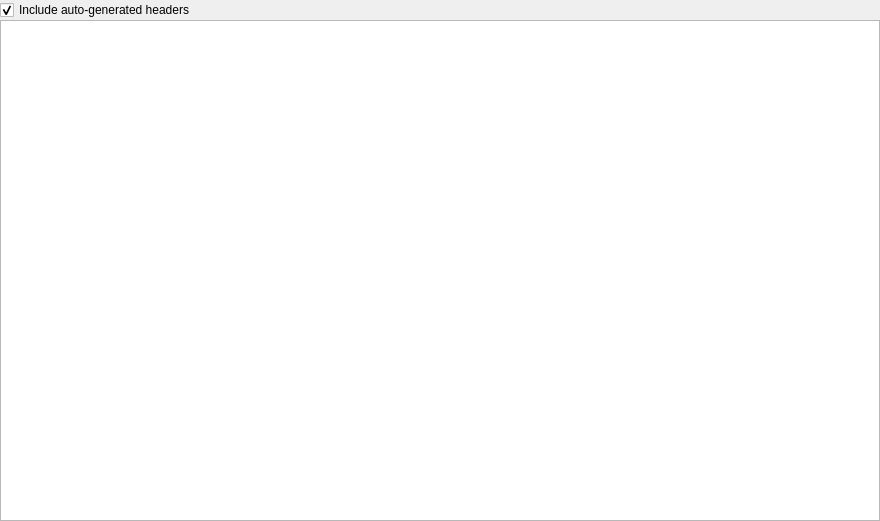
<?xml version="1.0" encoding="UTF-8"?>
<ui version="4.0">
 <class>RequestHeadersForm</class>
 <widget class="QWidget" name="form">
  <property name="geometry">
   <rect>
    <x>0</x>
    <y>0</y>
    <width>880</width>
    <height>521</height>
   </rect>
  </property>
  <layout class="QHBoxLayout" name="horizontalLayout">
   <property name="spacing">
    <number>0</number>
   </property>
   <property name="leftMargin">
    <number>0</number>
   </property>
   <property name="topMargin">
    <number>0</number>
   </property>
   <property name="rightMargin">
    <number>0</number>
   </property>
   <property name="bottomMargin">
    <number>0</number>
   </property>
   <item>
    <layout class="QVBoxLayout" name="verticalLayout">
     <item>
      <widget class="QCheckBox" name="showGeneratedHeaders">
       <property name="text">
        <string>Include auto-generated headers</string>
       </property>
       <property name="checked">
        <bool>true</bool>
       </property>
      </widget>
     </item>
     <item>
      <widget class="QTableView" name="headersTable"/>
     </item>
    </layout>
   </item>
  </layout>
 </widget>
 <resources/>
 <connections/>
</ui>
